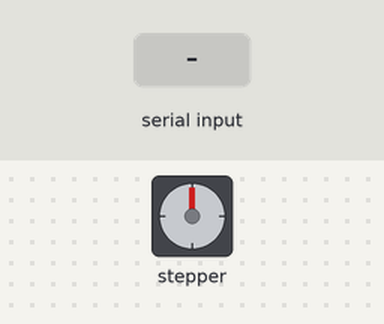
This sketch was run on a simulated Arduino Uno, built with avr-gcc and run on an emulated ATmega328P. Parts: stepper motor. Wiring (inferred from the names in the program): stepper motor driver (200 steps per turn assumed): step pin 15; direction pin 2. Inputs (shaded band) come from the test bench.

Above: at 1.2 s.
1.3 s: "90,45\n" received over Serial
At 2.5 s:
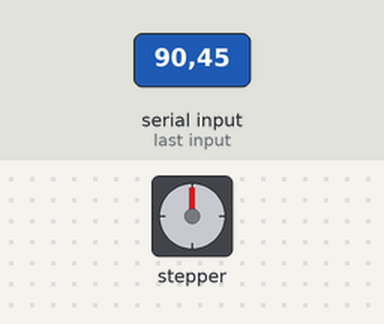
2.8 s: "30,150\n" received over Serial
At 3.8 s:
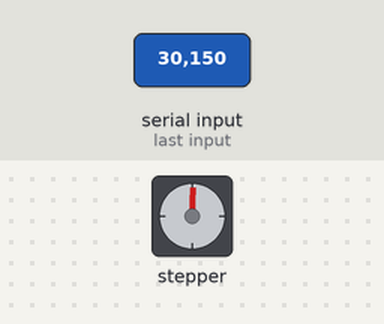
Timing chart, 0 to 5.8 s (numbered marks = the images above; inputs shaded):
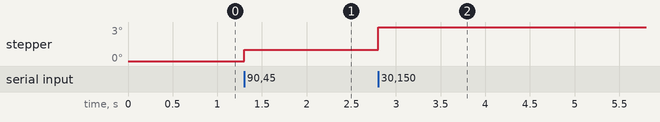

The sketch:

step.ino
```cpp
#define STEP_PIN 15
#define DIR_PIN 2


void setup() {
    Serial.begin(115200);
    pinMode(STEP_PIN, OUTPUT);
    pinMode(DIR_PIN, OUTPUT);
}


void loop() {
  if (Serial.available() > 0) {
    String input = Serial.readStringUntil('\n');
    input.trim();
    int direction = input.toInt();

    if (direction > 0) {
      digitalWrite(DIR_PIN, HIGH);
    } else if (direction < 0) {
      digitalWrite(DIR_PIN, LOW);
    }

    digitalWrite(STEP_PIN, HIGH);
    delayMicroseconds(10);
    digitalWrite(STEP_PIN, LOW);
    delayMicroseconds(10);
  }
}
```
